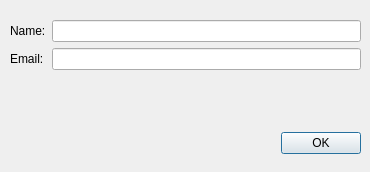
<?xml version="1.0" encoding="UTF-8"?>
<ui version="4.0">
 <class>AddDialog</class>
 <widget class="QDialog" name="AddDialog">
  <property name="geometry">
   <rect>
    <x>0</x>
    <y>0</y>
    <width>370</width>
    <height>172</height>
   </rect>
  </property>
  <property name="windowTitle">
   <string>Add Address</string>
  </property>
  <widget class="QWidget" name="layoutWidget">
   <property name="geometry">
    <rect>
     <x>10</x>
     <y>20</y>
     <width>351</width>
     <height>134</height>
    </rect>
   </property>
   <layout class="QGridLayout" name="gridLayout_2">
    <item row="0" column="0">
     <layout class="QVBoxLayout" name="verticalLayout">
      <item>
       <layout class="QGridLayout" name="gridLayout">
        <item row="0" column="0">
         <widget class="QLabel" name="nameText">
          <property name="text">
           <string>Name:</string>
          </property>
         </widget>
        </item>
        <item row="0" column="1">
         <widget class="QLineEdit" name="nameEdit"/>
        </item>
        <item row="1" column="0">
         <widget class="QLabel" name="emailText">
          <property name="text">
           <string>Email:</string>
          </property>
         </widget>
        </item>
        <item row="1" column="1">
         <widget class="QLineEdit" name="emailEdit"/>
        </item>
       </layout>
      </item>
      <item>
       <spacer name="verticalSpacer">
        <property name="orientation">
         <enum>Qt::Orientation::Vertical</enum>
        </property>
        <property name="sizeHint" stdset="0">
         <size>
          <width>20</width>
          <height>40</height>
         </size>
        </property>
       </spacer>
      </item>
     </layout>
    </item>
    <item row="1" column="0">
     <layout class="QHBoxLayout" name="horizontalLayout">
      <item>
       <spacer name="horizontalSpacer">
        <property name="orientation">
         <enum>Qt::Orientation::Horizontal</enum>
        </property>
        <property name="sizeHint" stdset="0">
         <size>
          <width>40</width>
          <height>20</height>
         </size>
        </property>
       </spacer>
      </item>
      <item>
       <widget class="QPushButton" name="OKButton">
        <property name="text">
         <string>OK</string>
        </property>
       </widget>
      </item>
     </layout>
    </item>
   </layout>
  </widget>
 </widget>
 <resources/>
 <connections>
  <connection>
   <sender>OKButton</sender>
   <signal>clicked()</signal>
   <receiver>AddDialog</receiver>
   <slot>accept()</slot>
   <hints>
    <hint type="sourcelabel">
     <x>313</x>
     <y>139</y>
    </hint>
    <hint type="destinationlabel">
     <x>331</x>
     <y>240</y>
    </hint>
   </hints>
  </connection>
 </connections>
</ui>
